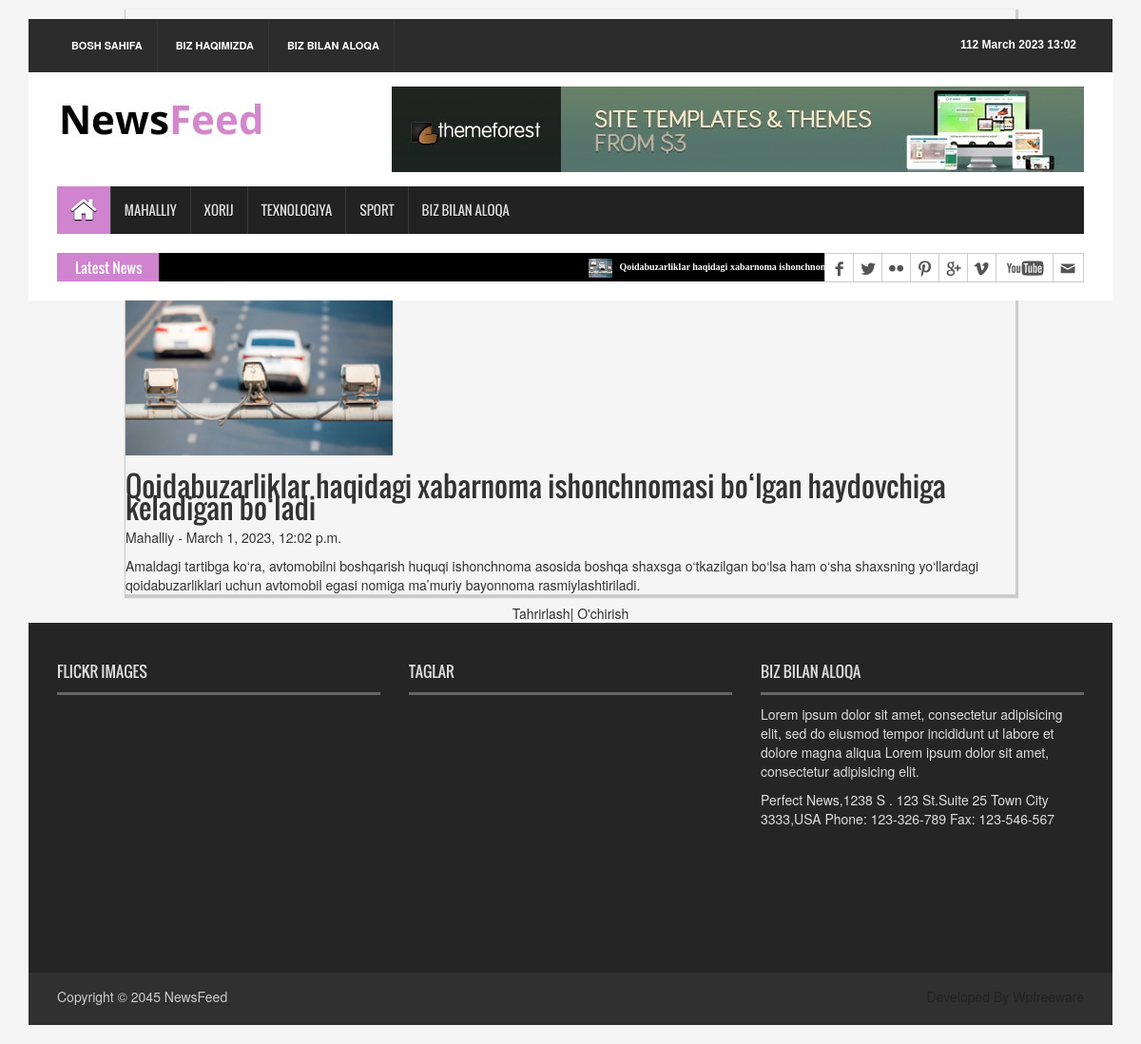
The app's page /news/qoidabuzarliklar-haqidagi-xabarnoma-ishonchnomasi-bolgan-haydovchiga-keladigan-boladi/ with its own data.
### news_app/models.py (models this page shows, shortened)
class News(models.Model):
    class Status(models.TextChoices):
        Draft = "DF", "Draft",
        Published = "PB", "Published"
    title = models.CharField(max_length=250)
    slug = models.SlugField(max_length=250)
    body = models.TextField()
    image = models.ImageField(upload_to='news/images')
    category = models.ForeignKey(Category,
                                 on_delete=models.CASCADE
                                 )
    publish_time = models.DateTimeField(default=timezone.now)
    created_time = models.DateTimeField(auto_now_add=True)
    update_time = models.DateTimeField(auto_now=True)
    status = models.CharField(max_length=2,
                              choices=Status.choices,
                              default=Status.Draft
                              )
    objects = models.Manager()  # default manager
    published = PublishedManager()
    class Meta:
        ordering = ["-publish_time"]

class Category(models.Model):
    name = models.CharField(max_length=150)

### news_app/views.py (the view)
# urls.py: path('news/<slug:news>/', news_detail, name='news_detail'),
def news_detail(request, news):
    news = get_object_or_404(News, slug=news, status=News.Status.Published)
    context = {
        'news': news
    }
    return render(request, 'news/news_detail.html', context)

### news_app/context_processor.py (called while the page is built)
def latest_news(request):
    latest_news = News.published.all().order_by("-publish_time")[:10]
    context = {
        'latest_news': latest_news,
    }
    return context

### news_app/managers.py (called while the page is built)
    def get_queryset(self):
        return super().get_queryset().filter(status="PB")

### templates/news/news_detail.html (shortened to what this page needs)
{% extends 'news/base.html' %}
{% load static %}
{% block content %}
    <div class="row">
        <article class="card shadow" style="width: 80%; margin: 10px auto; box-shadow: 1px 2px 1px 2px #ccc">
            <img src="{{ news.image.url }}" alt="image" width="30%">
            <h2>{{ news.title }}</h2>
            <p>
                {{ news.category.name }} -
                <time>{{ news.created_time }}</time>
            </p>
            <p>{{ news.body }}</p>
        </article>
        <div class="card-footer text-center">
            <a href="{% url 'news_edit' news.slug %}">Tahrirlash</a>|
            <a href="{% url 'news_delete' news.slug %}">O'chirish</a>
        </div>
    </div>
{% endblock content %}

### templates/news/base.html (shortened to what this page needs)
<!DOCTYPE html>
{% load static %}
<html>
<head>
    <link rel="stylesheet" type="text/css" href="{% static 'css/bootstrap.min.css' %}">
    <link rel="stylesheet" type="text/css" href="{% static 'css/font-awesome.min.css' %}">
    <link rel="stylesheet" type="text/css" href="{% static 'css/animate.css' %}">
    <link rel="stylesheet" type="text/css" href="{% static 'css/font.css' %}">
    <link rel="stylesheet" type="text/css" href="{% static 'css/li-scroller.css' %}">
    <link rel="stylesheet" type="text/css" href="{% static 'css/slick.css' %}">
    <link rel="stylesheet" type="text/css" href="{% static 'css/jquery.fancybox.css' %}">
    <link rel="stylesheet" type="text/css" href="{% static 'css/theme.css' %}">
    <link rel="stylesheet" type="text/css" href="{% static 'css/style.css' %}">
</head>
<body>
<div class="container">
    <header id="header">
        <div class="row">
            <div class="col-lg-12 col-md-12 col-sm-12">
                <div class="header_top">
                    <div class="header_top_left">
                        <ul class="top_nav">
                            <li><a href="{% url 'home_page' %}">Bosh sahifa</a></li>
                            <li><a href="#">Biz haqimizda</a></li>
                            <li><a href="{% url 'contact_page' %}">Biz bilan aloqa</a></li>
                        </ul>
                    </div>
                    <div class="header_top_right">
                        <p>{% now "js F Y H:i" %}</p>
                    </div>
                </div>
            </div>
            <div class="col-lg-12 col-md-12 col-sm-12">
                <div class="header_bottom">
                    <div class="logo_area"><a href="home.html" class="logo"><img src="{% static 'images/logo.jpg' %}"
                                                                                 alt=""></a></div>
                    <div class="add_banner"><a href="#"><img src="{% static 'images/addbanner_728x90_V1.jpg' %}" alt=""></a>
                    </div>
                </div>
            </div>
        </div>
    </header>
    <section id="navArea">
        <nav class="navbar navbar-inverse" role="navigation">
            <div id="navbar" class="navbar-collapse collapse">
                <ul class="nav navbar-nav main_nav">
                    <li class="active"><a href="{% url 'home_page' %}"><span
                            class="fa fa-home desktop-home"></span></a></li>
                    <li><a href="{% url 'local-news' %}">Mahalliy</a></li>
                    <li><a href="{% url 'euro-news' %}">Xorij</a></li>
                    <li><a href="{% url 'texno-news' %}">Texnologiya</a></li>
                    <li><a href="{% url 'sport-news' %}">Sport</a></li>
                    <li><a href="{% url 'contact_page' %}">Biz bilan aloqa</a></li>
                </ul>
            </div>
        </nav>
    </section>
    <section id="newsSection">
        <div class="row">
            <div class="col-lg-12 col-md-12">
                <div class="latest_newsarea"><span>Latest News</span>
                    <ul id="ticker01" class="news_sticker">
                        {% for news in latest_news %}
                            <li>
                                <a href="#"><img src="{{ news.image.url }}" alt="">
                                    {{ news.title }}
                                </a>
                            </li>
                        {% endfor %}
                    </ul>
                    <div class="social_area">
                        <ul class="social_nav">
                            <li class="facebook"><a href="#"></a></li>
                            <li class="twitter"><a href="#"></a></li>
                            <li class="flickr"><a href="#"></a></li>
                            <li class="pinterest"><a href="#"></a></li>
                            <li class="googleplus"><a href="#"></a></li>
                            <li class="vimeo"><a href="#"></a></li>
                            <li class="youtube"><a href="#"></a></li>
                            <li class="mail"><a href="#"></a></li>
                        </ul>
                    </div>
                </div>
            </div>
        </div>
    </section>
    {% block content %}
    {% endblock content %}
    <footer id="footer">
        <div class="footer_top">
            <div class="row">
                <div class="col-lg-4 col-md-4 col-sm-4">
                    <div class="footer_widget wow fadeInLeftBig">
                        <h2>Flickr Images</h2>
                    </div>
                </div>
                <div class="col-lg-4 col-md-4 col-sm-4">
                    <div class="footer_widget wow fadeInDown">
                        <h2>Taglar</h2>
                    </div>
                </div>
                <div class="col-lg-4 col-md-4 col-sm-4">
                    <div class="footer_widget wow fadeInRightBig">
                        <h2>Biz bilan aloqa</h2>
                        <p>Lorem ipsum dolor sit amet, consectetur adipisicing elit, sed do eiusmod tempor incididunt ut
                            labore et dolore magna aliqua Lorem ipsum dolor sit amet, consectetur adipisicing elit.</p>
                        <address>
                            Perfect News,1238 S . 123 St.Suite 25 Town City 3333,USA Phone: 123-326-789 Fax: 123-546-567
                        </address>
                    </div>
                </div>
            </div>
        </div>
        <div class="footer_bottom">
            <p class="copyright">Copyright &copy; 2045 <a href="home.html">NewsFeed</a></p>
            <p class="developer">Developed By Wpfreeware</p>
        </div>
    </footer>
</div>
</body>
</html>

### static/css/li-scroller.css (style rules this page uses)
ul.newsticker { position:relative; left:750px; font:bold 10px Verdana; list-style-type:none; margin:0; padding:0 }
ul.newsticker li { float:left; margin:0; padding:0 }
ul.newsticker a { white-space:nowrap; padding:0; color:#fff; margin:0 50px 0 0 }
ul.newsticker a > img { height:20px; margin-right:5px; width:25px }

### static/css/theme.css (style rules this page uses)
.navbar-inverse .navbar-nav > .active > a, .navbar-inverse .navbar-nav > .active > a:hover, .navbar-inverse .navbar-nav > .active > a:focus { background-color:#d083cf }
.latest_newsarea span { background:none repeat scroll 0 0 #d083cf }

### records on screen
News: image (picture), title "Qoidabuzarliklar haqidagi xabarnoma ishonchnomasi bo‘lgan haydovchiga keladigan bo‘ladi", category.name "Mahalliy", created_time "March 1, 2023, 12:02 p.m.", body "Amaldagi tartibga ko‘ra, avtomobilni boshqarish huquqi ishonchnoma asosida boshqa shaxsga o‘tkazilgan bo‘lsa ham o‘sha shaxsning yo‘llardagi qoidabuzarliklari uchun avtomobil egasi nomiga ma’muriy bayonnoma rasmiylashtiriladi."
